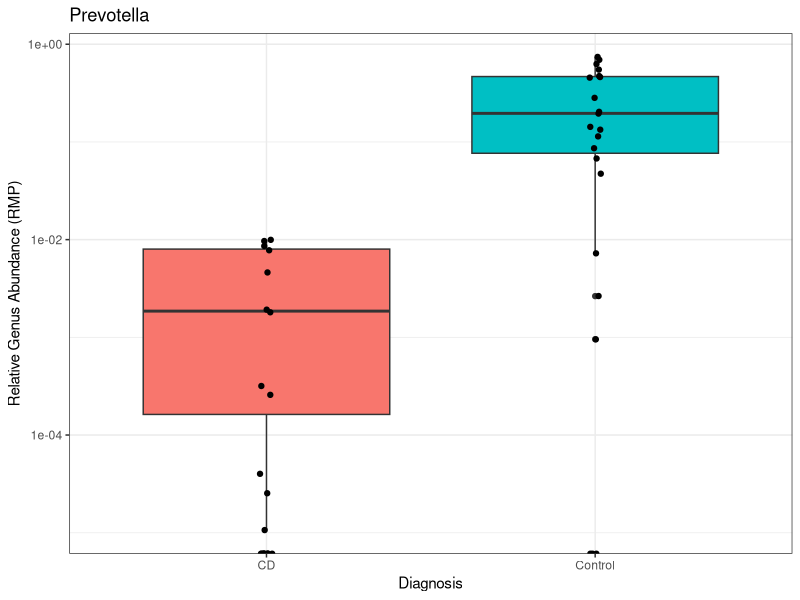
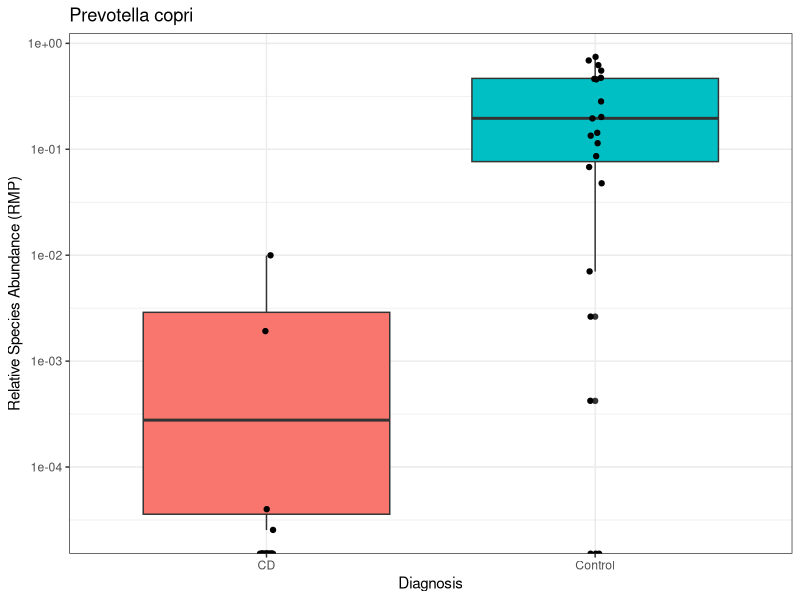
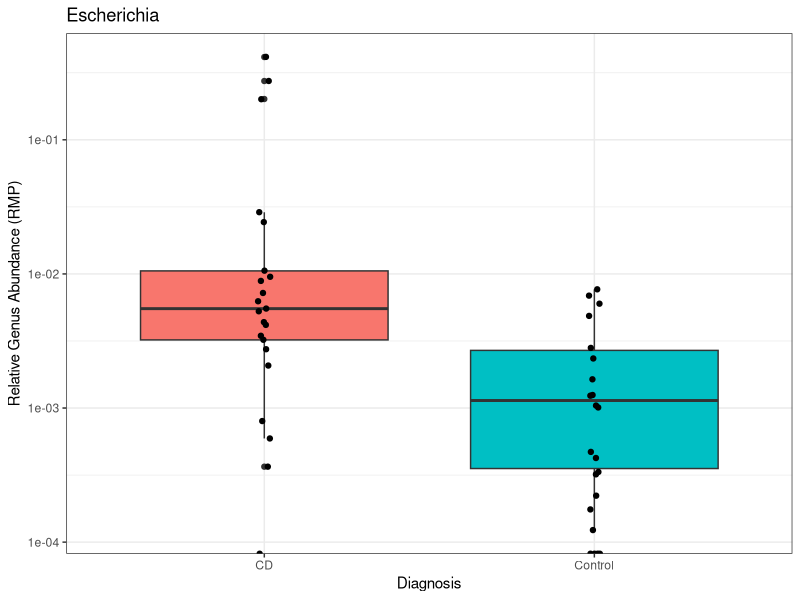
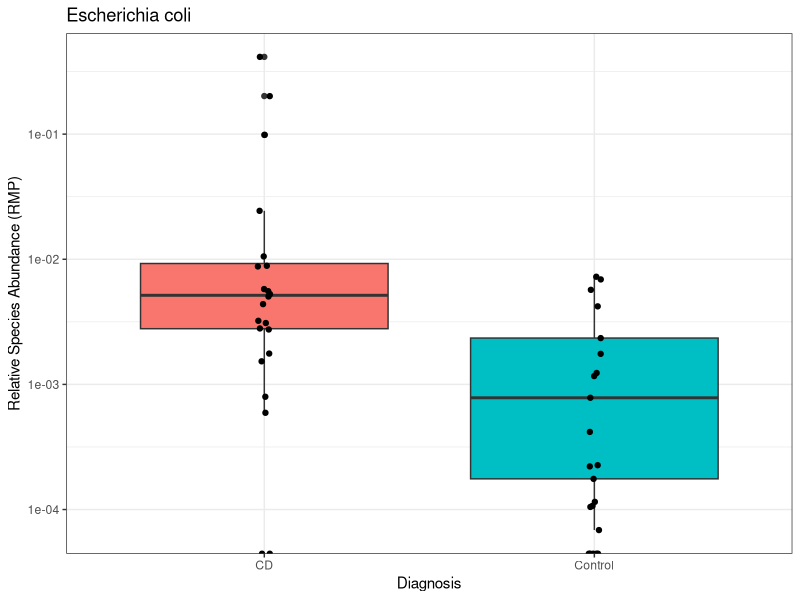

Recreate these plots in R, in order.
## ---- chunk 1
knitr::opts_chunk$set(echo = TRUE)
library(tidyverse)
## ---- chunk 2
RMP <- read.table(file = "../data/derived/transposed_data_subset_genus_or_species_level.tsv", sep = '\t', header = TRUE) %>% 
  select(X, Prevotella = ends_with("g__Prevotella"), Escherichia = ends_with("g__Escherichia"),     # genus level
            P_copri = ends_with("s__Prevotella_copri"), E_coli = ends_with("s__Escherichia_coli")) %>% # species level
  mutate(Diagnosis = c(rep("Control",22),rep("CD",22))) # the first 22 samples are for H4023 (control), rest are for H4015 (CD)
head(RMP, 44)
## ---- chunk 3
# prevotella RMP
# genus level
RMP %>% ggplot(aes(Diagnosis, Prevotella, fill=Diagnosis), group=Diagnosis) + 
  geom_boxplot() + geom_jitter(width = 0.02) + 
  scale_y_continuous(trans = "log10") + 
  ylab("Relative Genus Abundance (RMP)") +
  theme_bw() + theme(legend.position="none") +
  ggtitle("Prevotella")
# species level
RMP %>% ggplot(aes(Diagnosis, P_copri, fill=Diagnosis), group=Diagnosis) + 
  geom_boxplot() + geom_jitter(width = 0.02) + 
  scale_y_continuous(trans = "log10") + 
  ylab("Relative Species Abundance (RMP)") +
  theme_bw() + theme(legend.position="none") +
  ggtitle("Prevotella copri")
## ---- chunk 4
# e. coli RMP
# genus level
RMP %>% ggplot(aes(Diagnosis, Escherichia, fill=Diagnosis), group=Diagnosis) + 
  geom_boxplot() + geom_jitter(width = 0.02) + 
  scale_y_continuous(trans = "log10") + 
  ylab("Relative Genus Abundance (RMP)") +
  theme_bw() + theme(legend.position="none") +
  ggtitle("Escherichia")
# species level
RMP %>% ggplot(aes(Diagnosis, E_coli, fill=Diagnosis), group=Diagnosis) + 
  geom_boxplot() + geom_jitter(width = 0.02) + 
  scale_y_continuous(trans = "log10") + 
  ylab("Relative Species Abundance (RMP)") +
  theme_bw() + theme(legend.position="none") +
  ggtitle("Escherichia coli")
## ---- chunk 5
# prevotella QMP

# e. coli QMP

